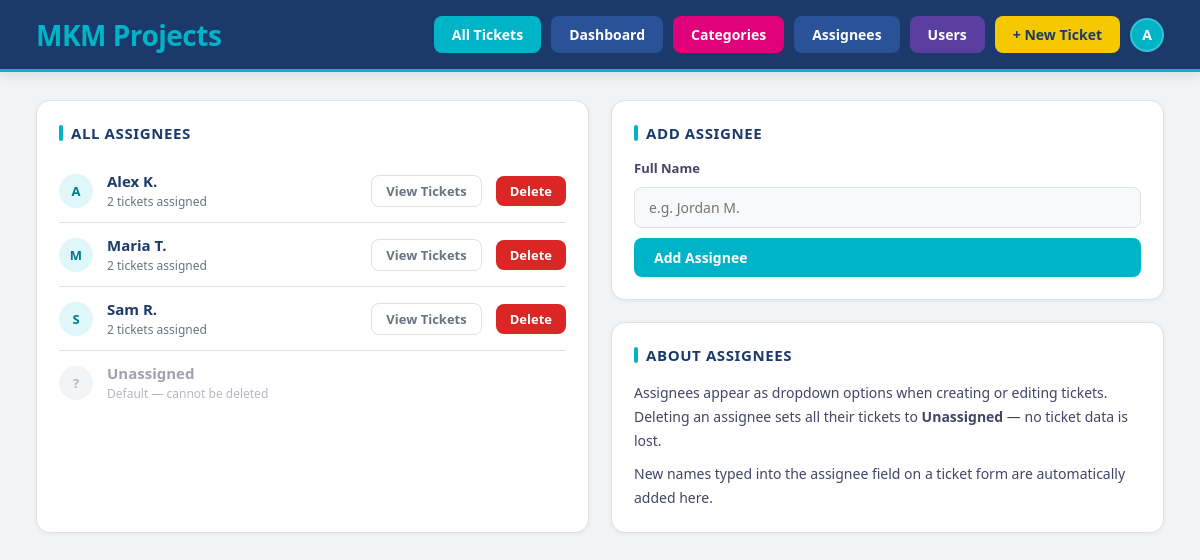
The page /assignees (signed in) on the database its author committed.
### tables this page shows
CREATE TABLE users (
    id            INTEGER PRIMARY KEY AUTOINCREMENT,
    username      TEXT NOT NULL UNIQUE,
    password_hash TEXT NOT NULL,
    display_name  TEXT,
    role          TEXT NOT NULL DEFAULT 'agent',
    created_at    TEXT NOT NULL DEFAULT (datetime('now'))
);

CREATE TABLE assignees (
    id   INTEGER PRIMARY KEY AUTOINCREMENT,
    name TEXT NOT NULL UNIQUE
);

### app.py (the view)
@app.route("/assignees")
@login_required
def assignees():
    db   = get_db()
    rows = db.execute("""
        SELECT a.id, a.name, COUNT(t.id) AS ticket_count
        FROM assignees a LEFT JOIN tickets t ON t.assignee = a.name
        GROUP BY a.id ORDER BY a.name
    """).fetchall()
    return render_template("assignees.html", assignees=rows)

### app.py (called while the page is built)
def get_db():
    if "db" not in g:
        g.db = sqlite3.connect(DB_PATH)
        g.db.row_factory = sqlite3.Row
    return g.db

@login_manager.user_loader
def load_user(user_id):
    db  = get_db()
    row = db.execute("SELECT * FROM users WHERE id = ?", (user_id,)).fetchone()
    if row is None:
        return None
    return User(row["id"], row["username"], row["display_name"], row["role"])

### templates/assignees.html (shortened to what this page needs)
{% extends "base.html" %}
{% block content %}
<div class="two-column">
  <div class="panel">
    <h2>All Assignees</h2>
    {% for a in assignees %}
    <div class="cat-row">
      <div style="width:34px;height:34px;border-radius:50%;background:var(--cyan-light);display:flex;align-items:center;justify-content:center;font-weight:800;font-size:13px;color:var(--cyan-dim);flex-shrink:0">
        {{ a['name'][0].upper() }}
      </div>
      <div style="flex:1">
        <div style="font-weight:700;font-size:15px;color:var(--navy)">{{ a['name'] }}</div>
        <div style="font-size:12px;color:var(--text-dim);margin-top:2px">
          {{ a['ticket_count'] }} ticket{% if a['ticket_count'] != 1 %}s{% endif %} assigned
        </div>
      </div>
      <a href="{{ url_for('index') }}?assignee_filter={{ a['name']|urlencode }}"
         class="btn btn-ghost btn-sm">View Tickets</a>
      <form method="POST" action="{{ url_for('delete_assignee', assignee_id=a['id']) }}"
            onsubmit="return confirm('Delete {{ a['name'] }}? Their {{ a['ticket_count'] }} ticket{% if a['ticket_count'] != 1 %}s{% endif %} will be set to Unassigned.')">
        <button type="submit" class="btn btn-danger btn-sm">Delete</button>
      </form>
    </div>
    {% else %}
    <p style="color:var(--text-dim);font-size:14px">No assignees yet. Add one →</p>
    {% endfor %}
    <div class="cat-row" style="opacity:0.5">
      <div style="width:34px;height:34px;border-radius:50%;background:var(--bg2);display:flex;align-items:center;justify-content:center;font-weight:800;font-size:13px;color:var(--text-dim);flex-shrink:0">
        ?
      </div>
      <div style="flex:1">
        <div style="font-weight:700;font-size:15px;color:var(--text-mid)">Unassigned</div>
        <div style="font-size:12px;color:var(--text-dim);margin-top:2px">Default — cannot be deleted</div>
      </div>
    </div>
  </div>
  <div>
    <div class="panel">
      <h2>Add Assignee</h2>
      <form method="POST" action="{{ url_for('new_assignee') }}" class="stack-form">
        <div class="form-group">
          <label>Full Name</label>
          <input type="text" name="name" placeholder="e.g. Jordan M." required>
        </div>
        <button type="submit">Add Assignee</button>
      </form>
    </div>
    <div class="panel" style="margin-top:0">
      <h2>About Assignees</h2>
      <p style="font-size:14px;color:var(--text-mid);line-height:1.7">
        Assignees appear as dropdown options when creating or editing tickets.
        Deleting an assignee sets all their tickets to <strong>Unassigned</strong> — no ticket data is lost.
      </p>
      <p style="font-size:14px;color:var(--text-mid);line-height:1.7;margin-top:10px">
        New names typed into the assignee field on a ticket form are automatically added here.
      </p>
    </div>
  </div>
</div>
{% endblock %}

### templates/base.html (shortened to what this page needs)
<!DOCTYPE html>
<html lang="en">
<head>
  <link rel="stylesheet" href="{{ url_for('static', filename='style.css') }}">
</head>
<body>
  <nav class="navbar">
    <div class="navbar-brand">
      <h1><span class="mkm-m1">M</span><span class="mkm-k">K</span><span class="mkm-m2">M</span> <span class="mkm-projects">Projects</span></h1>
    </div>
    <div class="nav-links">
      <a href="{{ url_for('index') }}"      class="nav-link">All Tickets</a>
      <a href="{{ url_for('dashboard') }}"  class="nav-link navy">Dashboard</a>
      <a href="{{ url_for('categories') }}" class="nav-link magenta">Categories</a>
      <a href="{{ url_for('assignees') }}"  class="nav-link" style="background:var(--navy-light)">Assignees</a>
      {% if current_user.role == 'admin' %}
      <a href="{{ url_for('manage_users') }}" class="nav-link" style="background:#5b3fa0">Users</a>
      {% endif %}
      <a href="{{ url_for('new_ticket') }}"  class="nav-link" style="background:var(--yellow);color:var(--navy)">+ New Ticket</a>
      <div class="user-menu">
        <div class="user-avatar">{{ current_user.display_name[0].upper() }}</div>
      </div>
    </div>
  </nav>
  <main class="container">
    {% block content %}{% endblock %}
  </main>
</body>
</html>

### static/style.css (style rules this page uses)
* { box-sizing: border-box; margin: 0; padding: 0; }
:root { --navy: #1B3A6B; --navy-light: #2a5298; --navy-dim: #122a52; --cyan: #00B4C8; --cyan-dim: #007A8A; --cyan-light: #E0F7FA; --cyan-text: #004E5A; --magenta: #E0007A; --magenta-dim: #9A0055; --magenta-light: #FCE4F0; --magenta-text: #6B003C; --yellow: #F5C800; --yellow-dim: #B89200; --yellow-light: #FFFBE0; --yellow-text: #7A6000; --bg: #F2F3F5; --bg2: #e8eaed; --surface: #ffffff; --surface2: #f8f9fa; --border: #dde1e8; --text: #1a1a2e; --text-mid: #444466; --text-dim: #6b7280; --white: #ffffff; }
body { font-family: 'Segoe UI', Arial, sans-serif; background: var(--bg); color: var(--text); min-height: 100vh; }
.navbar { background: var(--navy); border-bottom: 3px solid var(--cyan); padding: 16px 36px; display: flex; justify-content: space-between; align-items: center; position: sticky; top: 0; z-index: 100; box-shadow: 0 2px 12px rgba(27,58,107,0.15); }
.navbar-brand h1 { font-size: 20px; font-weight: 800; color: var(--white); letter-spacing: -0.3px; }
.navbar-brand h1 span { color: var(--cyan); }
.nav-links { display: flex; gap: 10px; align-items: center; }
.nav-link { background: var(--cyan); color: white; text-decoration: none; padding: 9px 18px; border-radius: 8px; font-weight: 700; font-size: 14px; transition: background 0.2s; display: inline-flex; align-items: center; gap: 6px; }
.nav-link.navy { background: var(--navy-light); }
.nav-link.magenta { background: var(--magenta); }
.container { padding: 28px 36px; max-width: 1400px; margin: 0 auto; }
.panel { background: var(--surface); border: 1px solid var(--border); border-radius: 14px; padding: 22px; margin-bottom: 22px; box-shadow: 0 1px 4px rgba(0,0,0,0.06); }
.panel h2 { font-size: 15px; font-weight: 800; color: var(--navy); text-transform: uppercase; letter-spacing: 0.6px; margin-bottom: 16px; display: flex; align-items: center; gap: 8px; }
.panel h2::before { content: ''; display: inline-block; width: 4px; height: 16px; background: var(--cyan); border-radius: 2px; }
input, select, textarea { background: var(--surface2); border: 1px solid var(--border); color: var(--text); padding: 10px 14px; border-radius: 8px; font-size: 14px; outline: none; transition: border-color 0.2s; font-family: 'Segoe UI', Arial, sans-serif; }
label { font-size: 13px; color: var(--text-mid); font-weight: 600; display: block; margin-bottom: 5px; }
button, .btn { background: var(--cyan); color: white; border: none; padding: 10px 20px; border-radius: 8px; font-size: 14px; font-weight: 700; cursor: pointer; text-decoration: none; transition: background 0.2s; display: inline-flex; align-items: center; gap: 6px; font-family: 'Segoe UI', Arial, sans-serif; }
.btn-ghost { background: transparent; border: 1px solid var(--border); color: var(--text-dim); }
.btn-sm { padding: 6px 14px; font-size: 13px; }
.btn-danger { background: #dc2626; }
.two-column { display: grid; grid-template-columns: 1fr 1fr; gap: 22px; }
.stack-form { display: flex; flex-direction: column; gap: 10px; }
.form-group { display: flex; flex-direction: column; gap: 5px; }
.cat-row { display: flex; align-items: center; gap: 14px; padding: 12px 0; border-bottom: 1px solid var(--border); }
.cat-row:last-child { border-bottom: none; }
.navbar-brand h1 { font-size: 28px; font-weight: 900; letter-spacing: -0.5px; line-height: 1; }
.mkm-m1 { color: var(--cyan); }
.mkm-k { color: var(--magenta); }
.mkm-m2 { color: var(--yellow); }
.mkm-projects { color: var(--white); }
.user-menu { position: relative; display: inline-flex; align-items: center; }
.user-avatar { width: 34px; height: 34px; border-radius: 50%; background: var(--cyan); color: var(--white); font-weight: 800; font-size: 14px; display: flex; align-items: center; justify-content: center; cursor: pointer; flex-shrink: 0; border: 2px solid rgba(255,255,255,0.2); transition: border-color 0.15s; }

### rows shown on the page
users: display_name "A"
assignees: name "A", name "Alex K.", ticket_count "2"
assignees: name "M", name "Maria T.", ticket_count "2"
assignees: name "S", name "Sam R.", ticket_count "2"
